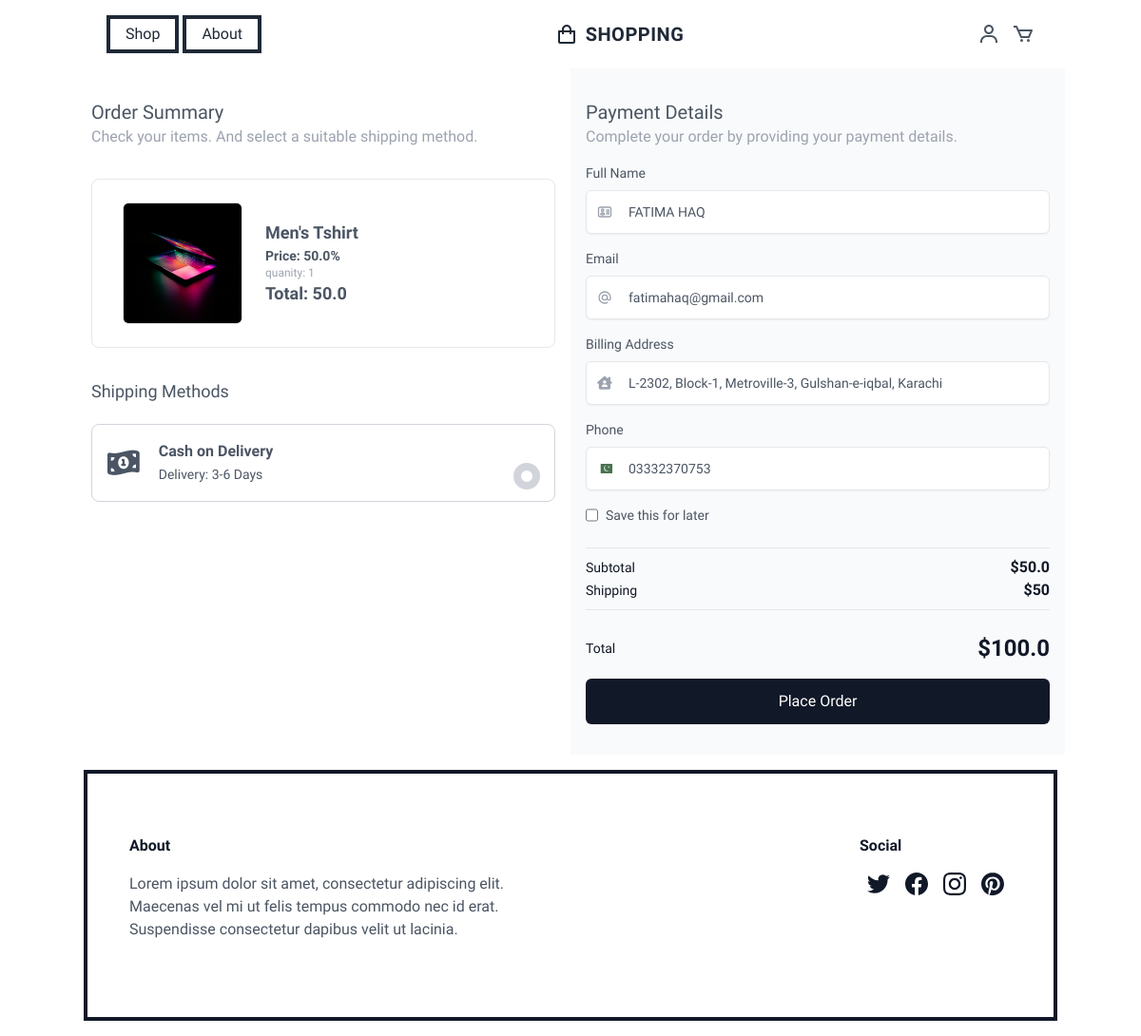
The app's page /shop/products/checkout/ (signed in) with its own data.
### store/models.py (models this page shows, shortened)
class OrderItem(models.Model):
    order = models.ForeignKey(Order, on_delete=models.SET_NULL, null=True, blank=True)
    product = models.ForeignKey(Product, on_delete=models.SET_NULL, null=True, blank=True)
    quantity = models.IntegerField(default=0)
    date_added = models.DateTimeField(auto_now_add=True, null=True, blank=True)
    @property
    def get_total(self):
        total = self.product.product_price * self.quantity
        return total

class Product(models.Model):
    product_id = models.OneToOneField(Product_Id, on_delete=models.CASCADE, related_name="product")
    category_name = models.ForeignKey(Category, on_delete=models.CASCADE, related_name="category_name")
    product_name = models.CharField(max_length=50)
    product_image = models.ImageField(upload_to="web_images/store", default="web_images/store/imagenotfound.png")
    product_description = models.TextField(max_length=100, default="Description not available")
    product_rating = models.FloatField(max_length=10)
    product_price = models.FloatField(max_length=10)
    product_discount = models.IntegerField(default=0)
    slug = models.SlugField(unique=True, null=True)

class Order(models.Model):
    orderid = models.CharField(max_length=200, null=True, unique=True)
    customer = models.ForeignKey(Customer, on_delete=models.SET_NULL, null=True, blank=True)
    date_ordered = models.DateTimeField(auto_now_add = True, null=True, blank=True)
    complete = models.BooleanField(default=False)
    def get_sub_total(self):
        orderitems = self.orderitem_set.all()
        total = sum([item.get_total for item in orderitems])
        return total
    def get_shipping_charges(self):
        shippingCharges = 50
        return shippingCharges
    def get_total(self):
        total = self.get_sub_total() + self.get_shipping_charges()
        return total
    def get_total_items(self):
        orderitems = self.orderitem_set.all()
        count = 0
        for orderitem in orderitems:
            count += 1
        return count

class Customer(models.Model):
    user = models.OneToOneField(User, on_delete=models.CASCADE, null=True, blank=True)
    name = models.CharField(max_length=50)
    user_gender = models.CharField(max_length=10, default="Select an option")
    user_address = models.TextField(max_length=300, default="")
    user_phone = models.TextField(max_length=15, blank=True, null=True)
    user_profile = models.ImageField(upload_to="web_images", default="web_images/defaultpf.jpg")
    slug = models.SlugField(unique=True, null=True)

### store/views.py (the view)
# urls.py: path("shop/products/checkout/", checkout_page, name="checkout_page"),
@login_required(redirect_field_name="login_redirect", login_url="/login/")
def checkout_page(request):
    if request.user.is_authenticated:
        customer = request.user.customer
        order, created = Order.objects.get_or_create(customer=customer, complete=False)
        items = order.orderitem_set.all()
    else:
        items=[]
        order={'get_sub_total': 0, 'get_total': 0}
    context={'items': items, 'order': order}
    return render(request, "checkout.html", context)

### templates/checkout.html (shortened to what this page needs)
{%extends 'base.html'%}
{%load static%}
{%block content%}
<div class="grid sm:px-10 lg:grid-cols-2 lg:px-20 xl:px-32">
    <div class="px-4 pt-8">
        <p class="text-xl font-medium">Order Summary</p>
        <p class="text-gray-400">Check your items. And select a suitable shipping method.</p>
        <div class="mt-8 space-y-3 rounded-lg overflow-y-auto border bg-white px-2 py-4 sm:px-6">
            {%for item in items%}
            <div class="m-2 flex flex-col items-center justify-start gap-2 rounded-lg bg-white sm:flex-row">
                <div class="w-full sm:w-48 h-32">
                    <img class="w-full h-full overflow-hidden  rounded-md border object-scale-up"
                        src="/media/{{item.product.product_image}}" alt="" />
                </div>
                <div class="flex w-full flex-col px-4 py-4">
                    <span class="text-lg font-bold">{{item.product.product_name}}</span>
                    <span class="text-sm font-semibold">Price: {{item.product.product_price}}%</span>
                    <span class="text-xs float-right text-gray-400">quanity: {{item.quantity}}</span>
                    <p class="text-md text-lg font-bold">Total: {{item.get_total}}</p>
                </div>
            </div>
            {%endfor%}
        </div>
        <p class="mt-8 text-lg font-medium">Shipping Methods</p>
        <form class="my-5 grid gap-6">
            <div class="relative"
                onclick="document.getElementById('radio_2').click(); document.getElementById('check').classList.toggle('border-blue-500')">
                <span id="check"
                    class=" absolute right-4 top-1/2 box-content block h-3 w-3 -translate-y-1/2 rounded-full border-8 border-gray-300 bg-white"></span>
                <label
                    class="peer-checked:border-2 peer-checked:border-gray-700 peer-checked:bg-gray-50 flex items-center cursor-pointer select-none rounded-lg border border-gray-300 p-4"
                    for="radio_2">
                    <i class="fa-solid fa-money-bill-1-wave text-3xl"></i>
                    <div class="ml-5">
                        <span class="mt-2 font-semibold">Cash on Delivery</span>
                        <p class="text-slate-500 text-sm leading-6">Delivery: 3-6 Days</p>
                    </div>
                </label>
            </div>
        </form>
    </div>
    <div class="mt-10 bg-gray-50 px-4 pt-8 lg:mt-0">
        <p class="text-xl font-medium">Payment Details</p>
        <p class="text-gray-400">Complete your order by providing your payment details.</p>
        <div class="">
            <label for="name" class="mt-4 mb-2 block text-sm font-medium">Full Name</label>
            <div class="relative">
                <input type="text" id="user_name" name="name"
                    value="{{request.user.first_name}} {{request.user.last_name}}" onchange="(e)=>e.target.value"
                    class="w-full rounded-md border border-gray-200 px-4 py-3 pl-11 text-sm uppercase shadow-sm outline-none focus:z-10 focus:border-blue-500 focus:ring-blue-500"
                    placeholder="Your full name here" />
                <div class="pointer-events-none absolute inset-y-0 left-0 inline-flex items-center px-3">
                </div>
            </div>
            <label for="email" class="mt-4 mb-2 block text-sm font-medium">Email</label>
            <div class="relative">
                <input type="text" id="email" name="email" value="{{request.user.email}}" onchange="(e)=>e.target.value"
                    class="w-full rounded-md border border-gray-200 px-4 py-3 pl-11 text-sm shadow-sm outline-none focus:z-10 focus:border-blue-500 focus:ring-blue-500"
                    placeholder="your.email@gmail.com" />
                <div class="pointer-events-none absolute inset-y-0 left-0 inline-flex items-center px-3">
                </div>
            </div>
            <label for="billing-address" class="mt-4 mb-2 block text-sm font-medium">Billing Address</label>
            <div class="flex flex-col sm:flex-row">
                <div class="relative flex-shrink-0 sm:w-full">
                    <input type="text" id="billing-address" name="billing-address" name="address"
                        onchange="(e)=>e.target.value" value="{{order.customer.user_address}}"
                        class="w-full rounded-md border border-gray-200 px-4 py-3 pl-11 text-sm shadow-sm outline-none focus:z-10 focus:border-blue-500 focus:ring-blue-500"
                        placeholder="Street Address" />
                    <div class="pointer-events-none absolute inset-y-0 left-0 inline-flex items-center px-3">
                    </div>
                </div>
            </div>
            <label for="phone" class="mt-4 mb-2 block text-sm font-medium">Phone</label>
            <div class="flex flex-col sm:flex-row">
                <div class="relative flex-shrink-0 sm:w-full">
                    <input type="text" id="phone" name="phone" name="phone" value="{{order.customer.user_phone}}"
                        onchange="(e)=>e.target.value"
                        class="w-full rounded-md border border-gray-200 px-4 py-3 pl-11 text-sm shadow-sm outline-none focus:z-10 focus:border-blue-500 focus:ring-blue-500"
                        placeholder="Street Address" />
                    <div class="pointer-events-none absolute inset-y-0 left-0 inline-flex items-center px-3">
                    </div>
                </div>
            </div>
            <div class="flex mt-4 mb-2 text-sm font-normal gap-2">
                <input type="checkbox" name="save" id="save">
                <label for="save">Save this for later</label>
            </div>
            <div class="mt-6 border-t border-b py-2">
                <div class="flex items-center justify-between">
                    <p class="text-sm font-medium text-gray-900">Subtotal</p>
                    <p id="subtotal" data-subtotal="{{order.get_sub_total}}" class="font-semibold text-gray-900">
                        ${{order.get_sub_total}}</p>
                </div>
                <div class="flex items-center justify-between">
                    <p class="text-sm font-medium text-gray-900">Shipping</p>
                    <p id="shipping" data-shipping="{{order.get_shipping_charges}}" class="font-semibold text-gray-900">
                        ${{order.get_shipping_charges}}</p>
                </div>
            </div>
            <div class="mt-6 flex items-center justify-between">
                <p class="text-sm font-medium text-gray-900">Total</p>
                <p id="total" data-total="{{order.get_total}}" class="text-2xl font-semibold text-gray-900">
                    ${{order.get_total}}
                </p>
            </div>
            <button id="place-order"
                class="mt-4 mb-8 w-full rounded-md bg-gray-900 px-6 py-3 font-medium text-white">Place
                Order</button>
        </div>
    </div>
</div>
{%endblock%}

### templates/base.html (style rules this page uses)
.work-sans { font-family: 'Work Sans', sans-serif; }

### records on screen
OrderItem: product.product_image (picture), product.product_name "Men's Tshirt", product.product_price "50.0", quantity "1", get_total "50.0"
Order: billing-address "L-2302, Block-1, Metroville-3, Gulshan-e-iqbal, Karachi", phone "03332370753", get_sub_total "50.0", get_shipping_charges "50", get_total "100.0"
